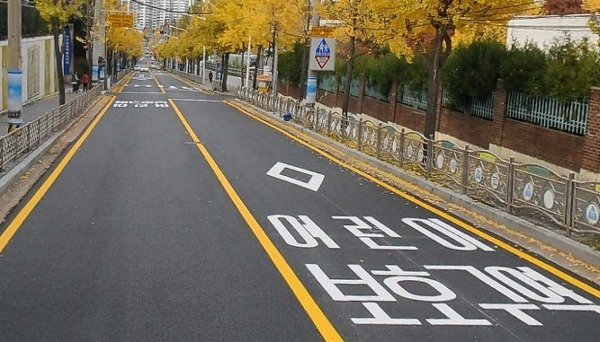
#> input picture sample_image2.jpg, 600 x 342 px, found by its file name
$ jupyter execute Week4.ipynb
#> lines starting #> are read from the running program, lines starting #| are printed output that depends on the picture; after the words box and inside, x2 and y2 are one past the last pixel; in counts of white or black regions, pixels touching at a corner belong together
<a href="https://colab.research.google.com/github/brotheroak/artificialintelligencemachinesystem/blob/master/Week4.ipynb" target="_parent"></a>

## Colaboratory에 오신 것을 환영합니다.

Colaboratory는 설치가 필요 없고 완전히 클라우드에서 실행되는 무료 Jupyter 노트 환경입니다. 자세한 정보는 [FAQ](https://research.google.com/colaboratory/faq.html)를 참조하세요.

[cell 1]
import cv2
import numpy as np
import matplotlib.pyplot as plt
import time

[cell 2]
image=cv2.imread("./sample_data/sample_image2.jpg")
#> image is the input picture: shape (342, 600, 3); mean B, G, R 93.1, 108.6, 116.2
plt.grid(False)
plt.imshow(image)

[cell 3]
print(image.shape)
#| (342, 600, 3)

[cell 4]
print(image[10][10])
#| [102 124 135]

[cell 5]
def show_BGR(image_array):
  result=image_array[:,:,::-1]
  plt.grid(False)
  plt.imshow(result)

[cell 6]
show_BGR(image)

[cell 7]
image=cv2.imread("./sample_data/sample_image2.jpg",cv2.IMREAD_COLOR)
height=len(image)
#> height = 342
length=len(image[0])
#> length = 600
for h in range(height):
  for l in range(length):
    if image[h][l][0]>=100 and image[h][l][1]>=100 and image[h][l][2]>=100:
      image[h][l]=np.array([0,0,0])
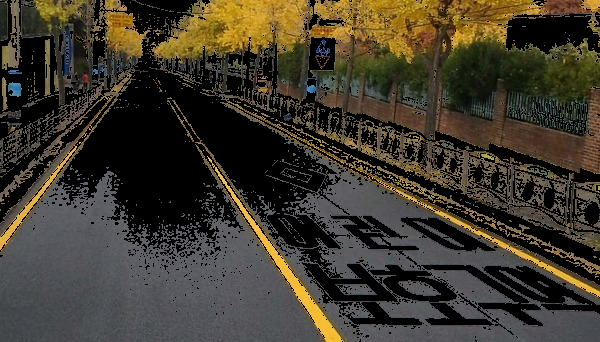
#> image: shape (342, 600, 3); mean B, G, R 44.2, 57.3, 63.3
show_BGR(image)

[cell 8]
image2=cv2.imread("./sample_data/sample_image.jpg")
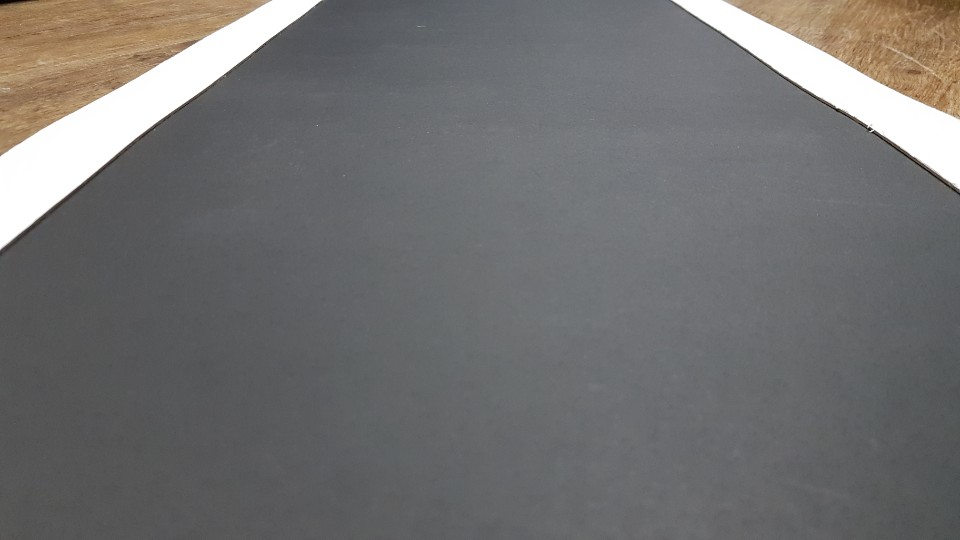
#> input picture sample_image.jpg, 960 x 540 px, found by its file name
#> image2 is the input picture: shape (540, 960, 3); mean B, G, R 112.4, 112.5, 113.5
lower_bound=np.array([200,200,200])
upper_bound=np.array([255,255,255])

start_time=time.time()
new=cv2.inRange(image2,lower_bound,upper_bound)
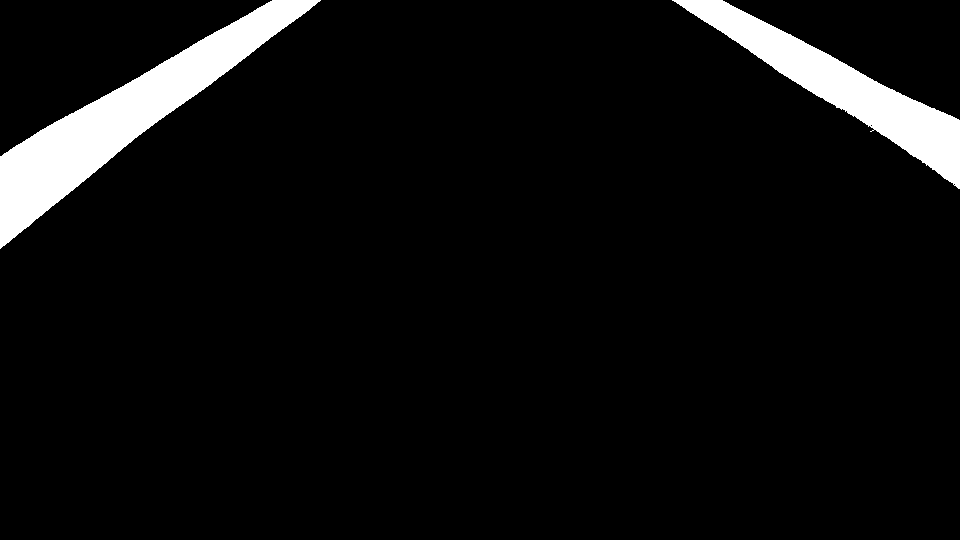
#> new: shape (540, 960); 5.9% white; 2 white regions, box (x1, y1, x2, y2) and area: (0, 0, 321, 249) 18253, (672, 0, 960, 189) 12410
cv2.imwrite("./sample_data/result.jpg", new)
plt.grid(False)
plt.imshow(new)
print(time.time() - start_time)

[cell 9]
#과제 3_1
import cv2
import numpy as np
import matplotlib.pyplot as plt
import time

def inRange_custom(image_array, lowerbound, upperbound):
  height=len(image)
#> height = 540
  length=len(image[0])
#> length = 960
  for h in range(height):
    for l in range(length):
      if lowerbound[0]<=image_array[h][l][0]<=upperbound[0] and lowerbound[1]<=image_array[h][l][1]<=upperbound[1] and lowerbound[2]<=image_array[h][l][2]<=upperbound[2]:
        image_array[h][l] = np.array([255,255,255])
      else:
        image_array[h][l] = np.array([0,0,0])
  return image_array

image=cv2.imread("./sample_data/sample_image.jpg")
lower_bound=np.array([200,200,200])
upper_bound=np.array([255,255,255])
start_time=time.time()
new=inRange_custom(image,lower_bound,upper_bound)
cv2.imwrite("./sample_data/test_custom.jpg",new)
print(time.time()-start_time)
plt.grid(False)
plt.imshow(new)

[cell 10]
import cv2
import numpy as np
import matplotlib.pyplot as plt
import time

image=cv2.imread("./sample_data/sample_image3.jpg")
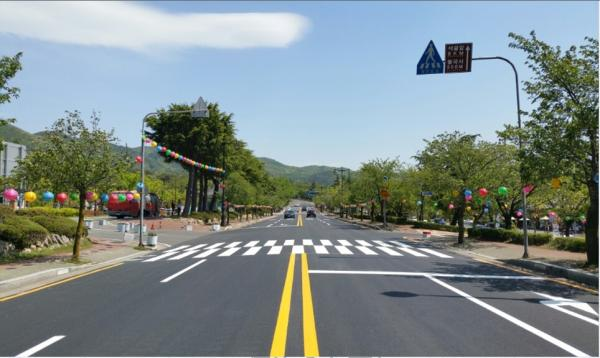
#> input picture sample_image3.jpg, 600 x 358 px, found by its file name
#> image is the input picture: shape (358, 600, 3); mean B, G, R 138.9, 139.4, 127.9
hsv=cv2.cvtColor(image,cv2.COLOR_BGR2HSV)
#> hsv: shape (358, 600, 3); mean H, S, V 82.3, 62.4, 151.2
lowerbound=np.array([30,0,0])
upperbound=np.array([60,255,255])
new=cv2.inRange(hsv,lowerbound,upperbound)
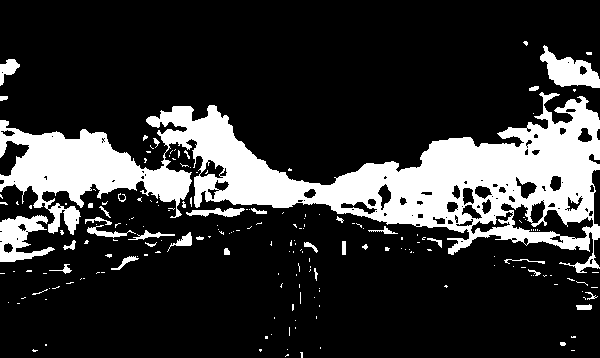
#> new: shape (358, 600); 19.9% white; 194 white regions (158 under 20 px), largest, box (x1, y1, x2, y2) and area: (0, 92, 600, 273) 36983, (0, 215, 55, 262) 1375, (540, 45, 600, 88) 1297
#> `hsv=cv2.cvtColor(image,cv2.COLOR_BGR2HSV)`: hsv: shape (342, 600, 3); mean H, S, V 65.5, 61.1, 119.3
cv2.imwrite("./sample_data/test_hsv3.jpg",hsv)
cv2.imwrite("./sample_data/get_green.jpg",new)
plt.grid(False)
plt.imshow(new)

[cell 11]
#과제 3_2
def inRange_custom_yellow(image_array, lowerbound, upperbound):
  height=len(image)
#> height = 342
  length=len(image[0])
#> length = 600
  for h in range(height):
    for l in range(length):
      if lowerbound[0]<=image_array[h][l][0]<=upperbound[0] and lowerbound[1]<=image_array[h][l][1]<=upperbound[1] and lowerbound[2]<=image_array[h][l][2]<=upperbound[2]:
        image_array[h][l] = np.array([255,255,255])
      else:
        image_array[h][l] = np.array([0,0,0])
#> image_array: shape (342, 600, 3); mean H, S, V 35.5, 35.5, 35.5
  return image_array

image=cv2.imread("./sample_data/sample_image2.jpg")
hsv=cv2.cvtColor(image,cv2.COLOR_BGR2HSV)
lowerbound=np.array([15,100,100])
upperbound=np.array([30,255,255])
new=inRange_custom_yellow(hsv,lowerbound,upperbound)
cv2.imwrite("./sample_data/test_hsv2.jpg",hsv)
cv2.imwrite("./sample_data/get_yellow.jpg",new)
plt.grid(False)
plt.imshow(new)
